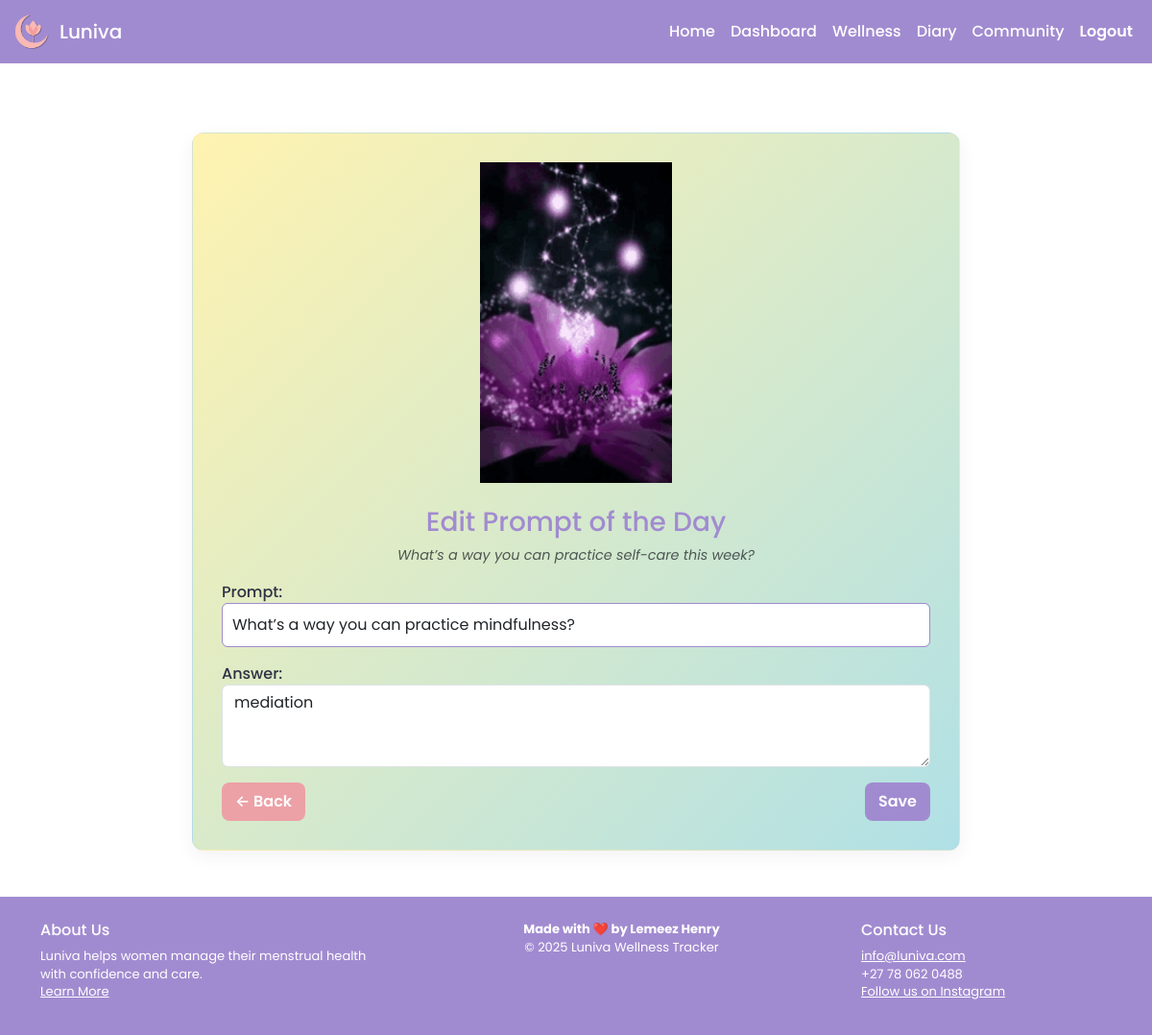
Page /prompt/3/edit/ (signed in) on the committed database.
### tracker/models.py (models this page shows, shortened)
class PromptAnswer(models.Model):
    user = models.ForeignKey(User, on_delete=models.CASCADE)
    prompt = models.CharField(max_length=255)
    answer = models.TextField()
    date = models.DateField(auto_now_add=True)

### tracker/views.py (the view)
# urls.py: path('prompt/<int:pk>/edit/', views.edit_prompt, name='edit_prompt'),
@login_required
def edit_prompt(request, pk):
    prompt = get_object_or_404(PromptAnswer, pk=pk, user=request.user)
    prompt_of_the_day = get_prompt_of_the_day()
    if request.method == "POST":
        form = PromptAnswerForm(request.POST, instance=prompt)
        if form.is_valid():
            form.save()
            messages.success(request, "Prompt updated.")
            return redirect('diary_page')
    else:
        form = PromptAnswerForm(instance=prompt)
    return render(request, 'tracker/actions/edit_prompt.html', {
        'form': form,
        'prompt_of_the_day': prompt_of_the_day
    })

### tracker/forms.py
class PromptAnswerForm(forms.ModelForm):
    class Meta:
        model = PromptAnswer
        fields = ['prompt', 'answer']
        widgets = {
            'prompt': forms.TextInput(attrs={'class': 'form-control'}),
            'answer': forms.Textarea(attrs={'class': 'form-control', 'rows': 3}),
        }

### tracker/templates/tracker/actions/edit_prompt.html (shortened to what this page needs)
{% extends "tracker/base.html" %}
{% load static %}
{% block content %}
<div class="container mt-5 pastel-bg" style="max-width: 800px;">
  <div class="text-center mb-4">
    <img src="{% static 'images/purpleflowerlight.gif' %}" alt="prompt" style="max-width: 200px;">
  </div>
  <h3 class="text-center mb-2" style="color:#A18BD0;">Edit Prompt of the Day</h3>
  <p id="promptText" class="text-center text-muted mb-3" style="cursor:pointer;" onclick="changePrompt()">
    <em>{{ prompt_of_the_day }}</em>
  </p>
  <form method="POST">
    <div class="mb-3">
      {{ form.prompt.label_tag }}
      {{ form.prompt }}
    </div>
    <div class="mb-3">
      {{ form.answer.label_tag }}
      {{ form.answer }}
    </div>
    <div class="d-flex justify-content-between mt-3">
      <a href="{% url 'dashboard' %}" class="btn btn-pink">← Back</a>
      <button type="submit" class="btn btn-purple">Save</button>
    </div>
  </form>
</div>
{% endblock %}

### tracker/static/css/main.css (style rules this page uses)
:root { --primary: #A18BD0; --secondary: #ECA1A6; --tertiary: #eaed9c; --blue: #a6eef7; --green: #bdecbc; --dark: #2D3142; --light: #FFFFFF; --panel: #FFF9FF; --panel-2: #F8F4FB; --card-border: #E6DFF6; --shadow: rgba(45,49,66,0.06); --radius: 10px; --gap: 16px; --max-width-content: 1100px; --font-sans: 'Poppins', 'Segoe UI', system-ui, -apple-system, Roboto, 'Helvetica Neue', Arial; }
html, body { height: 100%; }
body { min-height: 100vh; display: flex; flex-direction: column; background-color: var(--light); color: var(--dark); font-family: var(--font-sans); margin: 0; line-height: 1.45; }
h1, h2, h3, h4 { color: var(--primary); margin-top: 0; }
.btn { transition: background-color .25s ease, color .25s ease; border-radius: 8px; padding: 8px 14px; font-weight: 600; }
.btn-purple { background-color: var(--primary); color: #fff; border: none; }
.btn-pink { background-color: var(--secondary); color: #fff; border: none; }
a { transition: background-color .25s ease, color .25s ease; }
form label { font-weight: 500; color: var(--dark); }
textarea, input[type="text"], input[type="email"], input[type="date"], input[type="number"], input[type="time"], select { border-radius: 6px; border: 1px solid var(--primary); width: 100%; padding: 10px; box-sizing: border-box; }
.pastel-bg { background: linear-gradient(135deg, #FFF3B0 0%, #B0E0E6 100%); padding: 30px; border-radius: 12px; border: 1px solid rgba(161,139,208,0.06); box-shadow: 0 6px 18px var(--shadow); }
.text-muted { color: #6c6f76; font-size: 0.9rem; }
.mb-2 { margin-bottom: 8px; }

### rows in the picture
PromptAnswer: prompt "What’s a way you can practice mindfulness?", answer "mediation"

### other values in the picture
{{ prompt_of_the_day }} "What’s a way you can practice self-care this week?"
